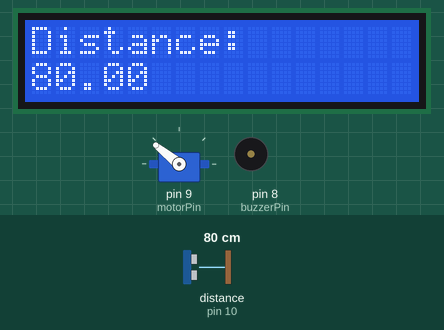
The sketch below on a simulated Arduino Uno, built with avr-gcc and run on an emulated ATmega328P. Shown: 16×2 character LCD, servo, buzzer (waves = sounding). Wiring (inferred from the names in the program): ultrasonic range finder: trigger pin 11; echo pin 10. The inputs (shaded band) are chosen by the test bench; at power-on: distance to the obstacle (sensor on pin 10) 80 cm. The echo pulse lasts 58.3 µs per cm; what the sketch prints to the serial monitor is not drawn.

Above: at 1.2 s.
1.3 s: distance to the obstacle (sensor on pin 10) set to 2 cm
At 4.1 s:
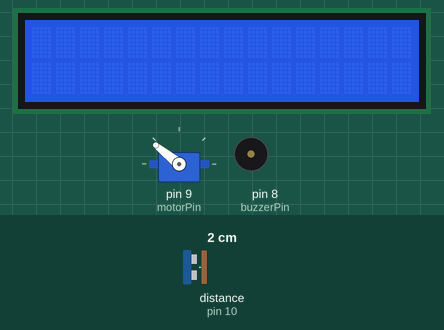
4.7 s: distance to the obstacle (sensor on pin 10) set to 18 cm
7.9 s: distance to the obstacle (sensor on pin 10) set to 23 cm
At 9.4 s:
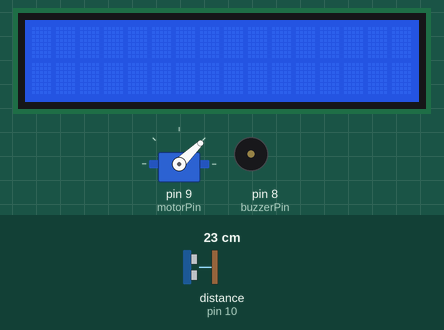
11.3 s: distance to the obstacle (sensor on pin 10) set to 4 cm
At 13.6 s:
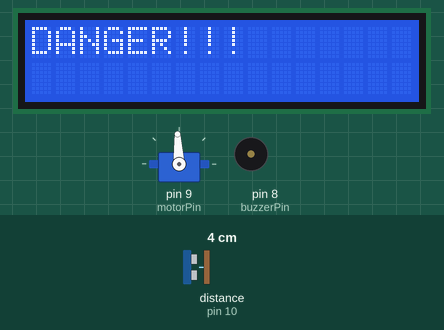
Timing chart, 0 to 15.7 s (numbered marks = the images above; inputs shaded):
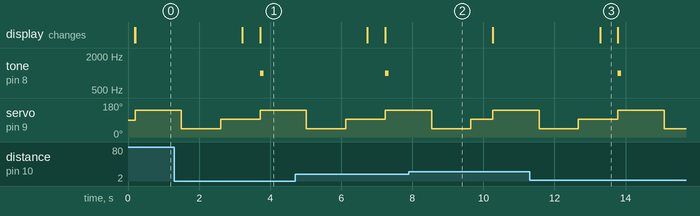

The sketch:

sketch_USS_RADAR.ino
```cpp
#include <Servo.h>
#include <LiquidCrystal_I2C.h>
#include <Wire.h>

const int buzzerPin = 8;
const int motorPin = 9;
const int trigPin = 11;
const int echoPin = 10;
long duration;
float distance;


Servo myservo;
LiquidCrystal_I2C lcd(0x27, 16, 2);


void setup() {
  pinMode(buzzerPin, OUTPUT);
  pinMode(motorPin, OUTPUT);
  pinMode(trigPin, OUTPUT);
  pinMode(echoPin, INPUT);
  Serial.begin(115200);

  lcd.init();  // turn the lcd on
  lcd.backlight();

  myservo.attach(9, 0, 180);  // attach the servo to pin 9 and set the angles to between 0 and 180
}

void motor();

void loop() {
  printd();
  buzzer();
  motor();

}


void printd() {
  Serial.print("Distance: ");
  Serial.println(dis());
  delay(100);

  if (dis() <= 20){  // if dis lower then or equal to 20 then lcd print a massage
    lcd.clear();
    lcd.print("DANGER!!!");
    delay(500);
    lcd.clear();
  }
    // else print the distance as normal
  else {
    lcd.clear();
    lcd.setCursor(0, 0);
    lcd.print("Distance: ");
    lcd.setCursor(0, 1);
    lcd.print(dis());
  }
}

float dis() {
  digitalWrite(trigPin, LOW);
  delayMicroseconds(2);

  digitalWrite(trigPin, HIGH);  // send a wave for 10 micro seconds
  delayMicroseconds(10);
  digitalWrite(trigPin, LOW);

  duration = pulseIn(echoPin, HIGH); // set the duration as to when the echo recives the wave
  distance = (duration * 0.0343) / 2;
  return distance; // return the distance
}

void motor() {
  myservo.write(2000);
  delay(1300);
  myservo.write(1000);
  delay(1100);
  myservo.write(1500);
  delay(500);


}

void buzzer(){
  if (dis() <= 20) {
    tone(buzzerPin, 1000 ,100);
    }
}
```

Measured:
- the behaviour switches between 20 and 21 cm on distance to the obstacle (sensor on pin 10) (found by bisection; images 1 and 2)
- after the input at 1.3 s, tone on pin 8 (buzzerPin): silent → 1000 Hz after 2.4 s, → silent 0.10 s later; the display: first changes after 1.9 s (image 1 shows a later state)
- after the input at 7.9 s, tone on pin 8 (buzzerPin): stays silent (without the input it goes to 1000 Hz after 2.9 s)
- after the input at 11.3 s, tone on pin 8 (buzzerPin): silent → 1000 Hz after 2.5 s, → silent 0.10 s later; the display: changes after 2.0 s (image 3)
- what the display in image 3 shows lasts 0.5 s, from 13.3 s to 13.8 s
